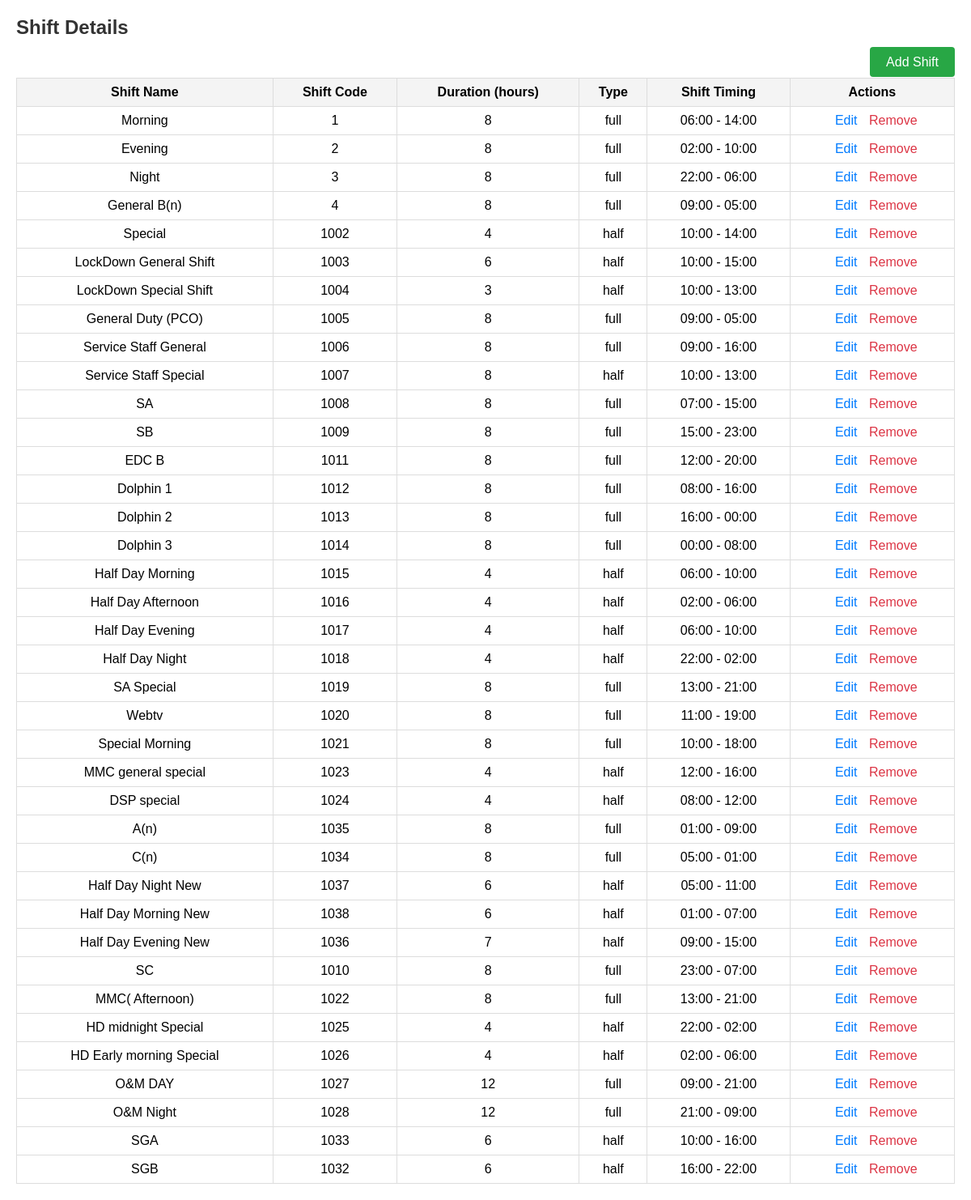
The app's page /shift_details (signed in) with its own data.
### tables this page shows
CREATE TABLE "shifts" (
	"id"	INTEGER,
	"shift_name"	TEXT,
	"shift_code"	TEXT,
	"duration"	INTEGER,
	"type"	TEXT CHECK("type" IN ('full', 'half')),
	"shift_timing"	TEXT,
	PRIMARY KEY("id" AUTOINCREMENT)
);

### app.py (the view)
@app.route('/shift_details')
def shift_details():
    if not session.get('logged_in'):
        return redirect(url_for('login'))
    conn = sqlite3.connect('database.db')
    cursor = conn.cursor()
    cursor.execute('SELECT * FROM shifts')
    shifts = cursor.fetchall()
    conn.close()
    return render_template('shift_details.html', shifts=shifts)

### templates/shift_details.html
{% extends "base.html" %}
{% block content %}
<h2>Shift Details</h2>
<div style="text-align: right; margin-bottom: 10px;">
    <a href="{{ url_for('add_shift') }}" class="add-button">Add Shift</a>
</div>
<table>
    <thead>
        <tr>
            <th>Shift Name</th>
            <th>Shift Code</th>
            <th>Duration (hours)</th>
            <th>Type</th>
            <th>Shift Timing</th>
            <th>Actions</th>
        </tr>
    </thead>
    <tbody>
        {% for shift in shifts %}
            <tr>
                <td>{{ shift[1] }}</td>
                <td>{{ shift[2] }}</td>
                <td>{{ shift[3] }}</td>
                <td>{{ shift[4] }}</td>
                <td>{{ shift[5] }}</td>
                <td>
                    <a href="{{ url_for('edit_shift_details', shift_id=shift[0]) }}" class="edit-link">Edit</a>
                    <a href="{{ url_for('remove_shift', shift_id=shift[0]) }}" class="remove-link" onclick="return confirm('Are you sure you want to remove this shift?')">Remove</a>
                </td>
            </tr>
        {% endfor %}
    </tbody>
</table>
{% endblock %}

### static/css/styles.css (style rules this page uses)
body { font-family: Arial, sans-serif; margin: 20px; }
h2 { color: #333; }
table { width: 100%; border-collapse: collapse; }
table th, table td { border: 1px solid #ddd; padding: 8px; text-align: center; }
table th { background-color: #f4f4f4; }
.edit-link { margin-left: 10px; color: #007bff; text-decoration: none; }
.add-button { background-color: #28a745; color: white; padding: 10px 20px; text-decoration: none; border-radius: 4px; }
.edit-link { color: #007bff; text-decoration: none; margin-right: 10px; }
.remove-link { color: #dc3545; text-decoration: none; }

### records on screen
shifts: shift_name "Morning", shift_code "1", duration "8", type "full", shift_timing "06:00 - 14:00"
shifts: shift_name "Evening", shift_code "2", duration "8", type "full", shift_timing "02:00 - 10:00"
shifts: shift_name "Night", shift_code "3", duration "8", type "full", shift_timing "22:00 - 06:00"
shifts: shift_name "General B(n)", shift_code "4", duration "8", type "full", shift_timing "09:00 - 05:00"
shifts: shift_name "Special", shift_code "1002", duration "4", type "half", shift_timing "10:00 - 14:00"
shifts: shift_name "LockDown General Shift", shift_code "1003", duration "6", type "half", shift_timing "10:00 - 15:00"
shifts: shift_name "LockDown Special Shift", shift_code "1004", duration "3", type "half", shift_timing "10:00 - 13:00"
shifts: shift_name "General Duty (PCO)", shift_code "1005", duration "8", type "full", shift_timing "09:00 - 05:00"
shifts: shift_name "Service Staff General", shift_code "1006", duration "8", type "full", shift_timing "09:00 - 16:00"
shifts: shift_name "Service Staff Special", shift_code "1007", duration "8", type "half", shift_timing "10:00 - 13:00"
shifts: shift_name "SA", shift_code "1008", duration "8", type "full", shift_timing "07:00 - 15:00"
shifts: shift_name "SB", shift_code "1009", duration "8", type "full", shift_timing "15:00 - 23:00"
shifts: shift_name "EDC B", shift_code "1011", duration "8", type "full", shift_timing "12:00 - 20:00"
shifts: shift_name "Dolphin 1", shift_code "1012", duration "8", type "full", shift_timing "08:00 - 16:00"
shifts: shift_name "Dolphin 2", shift_code "1013", duration "8", type "full", shift_timing "16:00 - 00:00"
shifts: shift_name "Dolphin 3", shift_code "1014", duration "8", type "full", shift_timing "00:00 - 08:00"
shifts: shift_name "Half Day Morning", shift_code "1015", duration "4", type "half", shift_timing "06:00 - 10:00"
shifts: shift_name "Half Day Afternoon", shift_code "1016", duration "4", type "half", shift_timing "02:00 - 06:00"
shifts: shift_name "Half Day Evening", shift_code "1017", duration "4", type "half", shift_timing "06:00 - 10:00"
shifts: shift_name "Half Day Night", shift_code "1018", duration "4", type "half", shift_timing "22:00 - 02:00"
shifts: shift_name "SA Special", shift_code "1019", duration "8", type "full", shift_timing "13:00 - 21:00"
shifts: shift_name "Webtv", shift_code "1020", duration "8", type "full", shift_timing "11:00 - 19:00"
shifts: shift_name "Special Morning", shift_code "1021", duration "8", type "full", shift_timing "10:00 - 18:00"
shifts: shift_name "MMC general special", shift_code "1023", duration "4", type "half", shift_timing "12:00 - 16:00"
shifts: shift_name "DSP special", shift_code "1024", duration "4", type "half", shift_timing "08:00 - 12:00"
shifts: shift_name "A(n)", shift_code "1035", duration "8", type "full", shift_timing "01:00 - 09:00"
shifts: shift_name "C(n)", shift_code "1034", duration "8", type "full", shift_timing "05:00 - 01:00"
shifts: shift_name "Half Day Night New", shift_code "1037", duration "6", type "half", shift_timing "05:00 - 11:00"
shifts: shift_name "Half Day Morning New", shift_code "1038", duration "6", type "half", shift_timing "01:00 - 07:00"
shifts: shift_name "Half Day Evening New", shift_code "1036", duration "7", type "half", shift_timing "09:00 - 15:00"
shifts: shift_name "SC", shift_code "1010", duration "8", type "full", shift_timing "23:00 - 07:00"
shifts: shift_name "MMC( Afternoon)", shift_code "1022", duration "8", type "full", shift_timing "13:00 - 21:00"
shifts: shift_name "HD midnight Special", shift_code "1025", duration "4", type "half", shift_timing "22:00 - 02:00"
shifts: shift_name "HD Early morning Special", shift_code "1026", duration "4", type "half", shift_timing "02:00 - 06:00"
shifts: shift_name "O&M DAY", shift_code "1027", duration "12", type "full", shift_timing "09:00 - 21:00"
shifts: shift_name "O&M Night", shift_code "1028", duration "12", type "full", shift_timing "21:00 - 09:00"
shifts: shift_name "SGA", shift_code "1033", duration "6", type "half", shift_timing "10:00 - 16:00"
shifts: shift_name "SGB", shift_code "1032", duration "6", type "half", shift_timing "16:00 - 22:00"
